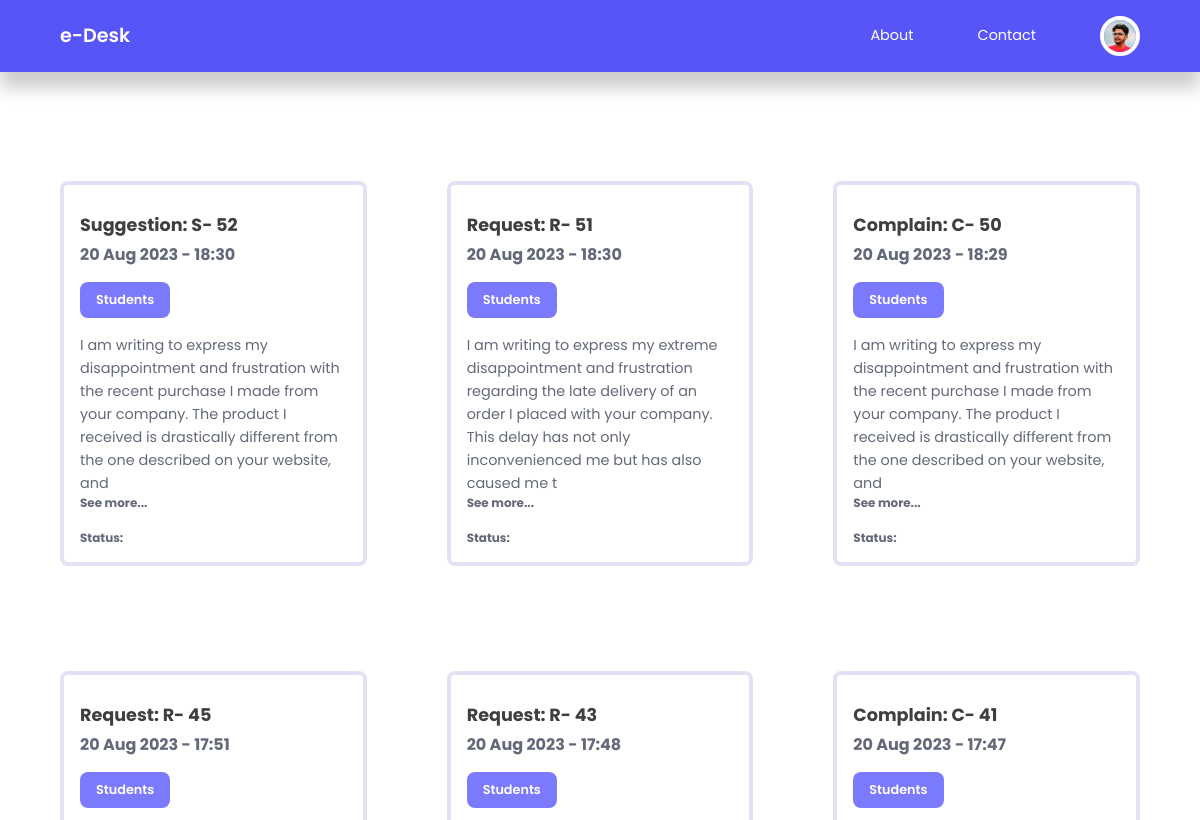
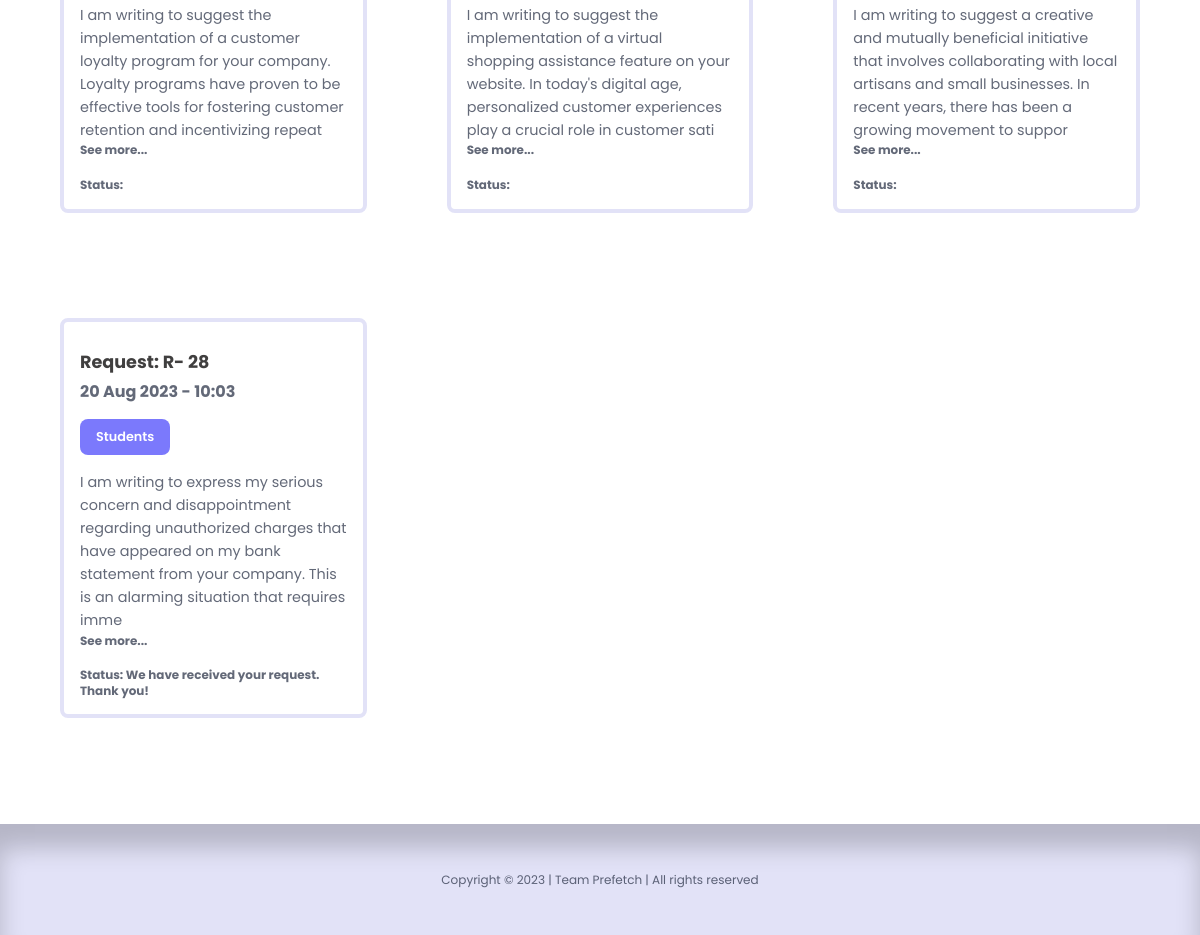
The app's page /user/user-index.php (signed in) with its own data (2 pictures, top to bottom).
### tables this page shows
CREATE TABLE `usermanagement` (
  `id` int(10) NOT NULL,
  `firstname` varchar(255) NOT NULL,
  `lastname` varchar(255) NOT NULL,
  `userid` varchar(255) NOT NULL,
  `email` varchar(255) NOT NULL,
  `password` varchar(255) NOT NULL,
  `picture` varchar(255) NOT NULL,
  `stat` varchar(255) NOT NULL,
  `admin-status` varchar(255) NOT NULL
);

CREATE TABLE `post` (
  `id` int(20) NOT NULL,
  `title` varchar(255) NOT NULL,
  `body` mediumtext NOT NULL,
  `picture` varchar(255) NOT NULL,
  `office_id` int(20) NOT NULL,
  `author_id` int(20) NOT NULL,
  `user_id` int(20) NOT NULL,
  `type` varchar(255) NOT NULL,
  `post_type` varchar(255) NOT NULL,
  `date_time` timestamp NOT NULL DEFAULT current_timestamp(),
  `status` varchar(255) NOT NULL,
  `comment` varchar(255) NOT NULL
);

CREATE TABLE `adminaddoffice` (
  `id` int(20) NOT NULL,
  `title` varchar(255) NOT NULL,
  `description` varchar(255) NOT NULL
);

### user/user-index.php (the view, shortened to what this page needs)
<?php
include 'partials/header.php';
$query = "SELECT * FROM post WHERE status='Approved' AND user_id != '0' and office_id='13' ORDER BY date_time DESC LIMIT 50";
$posts = mysqli_query($connection, $query);
?>
<section class="posts <?= $featured ? '' : 'section__extra-margin' ?>">
    <div class="container posts__container">
        <?php while ($post = mysqli_fetch_assoc($posts)): ?>
            <article class="post">
                <div class="post__thumbnail">
                    <div class="post__info">
                        <?php
                        $category_id = $post['office_id'];
                        $category_query = "SELECT * FROM adminaddoffice WHERE id=$category_id";
                        $category_result = mysqli_query($connection, $category_query);
                        $category = mysqli_fetch_assoc($category_result);
                        ?>
                        <h3>
                            <?= $post['type'] ?>
                            <?= $post['id'] ?>
                        </h3>
                        <h4 class="post__title">
                            <?= date("d M Y - H:i", strtotime($post['date_time'])) ?>
                        </h4>
                        <a href="<?= ROOT_URL ?>user/category-posts.php?id=<?= $post['office_id'] ?>"
                            class="category__button"><?= $category['title'] ?></a>
                        <p class="post__body">
                            <?php $len = strlen($post['body']); ?>
                            <?php if ($len < 200): ?>
                                <a href="<?= ROOT_URL ?>user/details-post.php?id=<?= $post['id'] ?>"><?= $post['body'] ?></a>
                            <?php else: ?>
                                <?= substr($post['body'], 0, 200) ?>
                            <h5><a href="<?= ROOT_URL ?>user/details-post.php?id=<?= $post['id'] ?>">See more...</a></h5>
                        <?php endif ?>
                        </p>
                        <div class="post__author">
                            <div class="post__author-info">
                                <h5>Status:
                                    <?= $post['comment'] ?>
                                </h5>
                            </div>
                        </div>
                    </div>
                </div>
            </article>
        <?php endwhile ?>
    </div>
</section>
<footer>
    <div class="footer__copyright">
        <small>Copyright &copy; 2023 | Team Prefetch | All rights reserved</small>
    </div>
</footer>

### user/partials/header.php (shortened to what this page needs)
<?php
require 'config/database.php';
if (isset($_SESSION['user-id'])) {
    $id = filter_var($_SESSION['user-id'], FILTER_SANITIZE_NUMBER_INT);
    $query = "SELECT picture FROM usermanagement WHERE id=$id";
    $result = mysqli_query($connection, $query);
    $picture = mysqli_fetch_assoc($result);
}
?>
<!DOCTYPE html>
<html lang="en">
<head>
    <link rel="stylesheet" href="<?= ROOT_URL ?>user/css/style.css">
    <link rel="stylesheet" href="https://unicons.iconscout.com/release/v4.0.0/css/line.css">
    <link rel="stylesheet" type="text/css" href="https://cdn.datatables.net/1.13.4/css/jquery.dataTables.css" />
</head>
<body>
    <nav>
        <div class="container nav__container">
            <a href="<?= ROOT_URL ?>user/user-index.php" class="nav__logo">e-Desk</a>
            <ul class="nav__items">
                <li><a href="<?= ROOT_URL ?>user/about.php">About</a></li>
                <li><a href="<?= ROOT_URL ?>user/contact.php">Contact</a></li>
                <?php if (isset($_SESSION['user-id'])) : ?>
                    <li class="nav__profile">
                        <div class="avatar">
                            <img src="<?= ROOT_URL . 'images/' . $picture['picture'] ?>">
                        </div>
                    </li>
                <?php else : ?>
                    <li><a href="<?= ROOT_URL ?>signin.php">SignIn</a></li>
                <?php endif ?>
            </ul>
        </div>
    </nav>

### user/css/style.css (style rules this page uses)
:root { --color-primary: #5855f8; --color-primary-light: #9BA4B5; --color-primary-variant: #5854c7; --color-red: #da0f3f; --color-red-light: hsl(346, 87%, 46%, 15%); --color-green: #00c476; --color-green-light: hsl(156, 100%, 38%, 15%); --color-gray-900: #e2e2f7; --color-gray-700: #ffffff; --color-gray-300: rgba(242, 242, 254, 0.3); --color-gray-200: rgba(33, 42, 62, 0.7); --color-white: #ffffff; --color-bg: #fff; --transition: all 300ms ease; --container-width-lg: 74%; --container-width-md: 88%; --form-width: 40%; --card-border-radius-1: 0.3rem; --card-border-radius-2: 0.5rem; --card-border-radius-3: 0.8rem; --card-border-radius-4: 2rem; --card-border-radius-5: 5rem; }
* { margin: 0; padding: 0; outline: 0; border: 0; appearance: 0; list-style: none; text-decoration: none; box-sizing: border-box; font-family: 'Poppins', sans-serif; }
body { font-family: Arial, sans-serif; margin: 0; padding: 0; }
footer { background-color: #f4eee0; padding: 20px; text-align: center; }
body { line-height: 1.6; color: var(--color-gray-200); overflow-x: hidden; background: var(--color-bg); font-size: 0.9rem; }
.container { width: 90%; max-width: 1800px; margin-inline: auto; }
section { margin-top: 3rem; width: 100vw; }
.section__extra-margin { margin-top: 7rem; }
h3 { font-size: 1.1rem; margin: 0.8rem 0 0.5rem; color: #403f3f; line-height: 1.3; }
h4 { font-size: 1rem; color: var(--color-gray-200); line-height: 1.3; }
h5 { line-height: 1.3; }
a { color: var(--color-gray-200); transition: var(--transition); }
img { display: block; width: 100%; object-fit: cover; }
nav { background: var(--color-primary); width: 100vw; height: 4.5rem; position: fixed; top: 0; z-index: 10; box-shadow: 0 1rem 1rem rgba(0, 0, 0, 0.2); }
.nav__container { height: 100%; display: flex; align-items: center; justify-content: space-between; }
.nav__container a { color: var(--color-white); transition: var(--transition); }
.avatar { width: 2.5rem; height: 2.5rem; border-radius: 50%; overflow: hidden; border: 0.3rem solid var(--color-bg); }
.nav__logo { font-weight: 600; font-size: 1.2rem; }
.nav__items { display: flex; align-items: center; gap: 4rem; }
.nav__profile { position: relative; cursor: pointer; }
.category__button { background: #7b79fc; color: var(--color-bg); display: inline-block; padding: 0.5rem 1rem; border-radius: var(--card-border-radius-2); font-weight: 600; font-size: 0.8rem; text-align: center; margin-bottom: 1rem; margin-top: 1rem; }
.post__thumbnail { border-radius: var(--card-border-radius-2); border: 0.3rem solid var(--color-gray-900); overflow: hidden; margin-bottom: 1.6rem; padding: 1rem; }
.post__author { display: flex; gap: 1rem; margin-top: 1.2rem; }
.posts__container { display: grid; grid-template-columns: repeat(3, 1fr); gap: 5rem; margin-bottom: 5rem; }
footer { background: var(--color-gray-900); box-shadow: inset 0 1.5rem 1.5rem rgba(0, 0, 0, 0.2); }
.footer__copyright { text-align: center; padding: 1.5rem 0; }

### records on screen
usermanagement: picture (picture)
post: type "Suggestion: S-", id "52", date_time "20 Aug 2023 - 18:30", adminaddoffice.title "Students", body "I am writing to express my disappointment and frustration with the recent purchase I made from your company. The product I received is drastically different from the one described on your website, and"
post: type "Request: R-", id "51", date_time "20 Aug 2023 - 18:30", adminaddoffice.title "Students", body "I am writing to express my extreme disappointment and frustration regarding the late delivery of an order I placed with your company. This delay has not only inconvenienced me but has also caused me t"
post: type "Complain: C-", id "50", date_time "20 Aug 2023 - 18:29", adminaddoffice.title "Students", body "I am writing to express my disappointment and frustration with the recent purchase I made from your company. The product I received is drastically different from the one described on your website, and"
post: type "Request: R-", id "45", date_time "20 Aug 2023 - 17:51", adminaddoffice.title "Students", body "I am writing to suggest the implementation of a customer loyalty program for your company. Loyalty programs have proven to be effective tools for fostering customer retention and incentivizing repeat"
post: type "Request: R-", id "43", date_time "20 Aug 2023 - 17:48", adminaddoffice.title "Students", body "I am writing to suggest the implementation of a virtual shopping assistance feature on your website. In today's digital age, personalized customer experiences play a crucial role in customer sati"
post: type "Complain: C-", id "41", date_time "20 Aug 2023 - 17:47", adminaddoffice.title "Students", body "I am writing to suggest a creative and mutually beneficial initiative that involves collaborating with local artisans and small businesses. In recent years, there has been a growing movement to suppor"
post: type "Request: R-", id "28", date_time "20 Aug 2023 - 10:03", adminaddoffice.title "Students", body "I am writing to express my serious concern and disappointment regarding unauthorized charges that have appeared on my bank statement from your company. This is an alarming situation that requires imme", comment "We have received your request. Thank you!"
